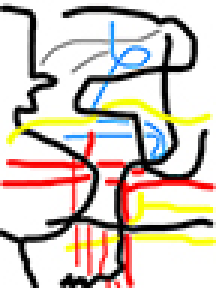
#> input picture inputs/doodle_xs.jpg, 72 x 96 px (shown 3 times larger)
$ python -i mode_flow.py   (imports and definitions only)   (older library calls are emulated)
#> lines starting #> are read from the running program, lines starting #| are printed output that depends on the picture
#> further down, picture is the input picture: shape (96, 72, 3); mean B, G, R 190.5, 199.7, 210.5
"""Mode C: Flow placement (opus musivum).

Structure-tensor-driven whole-surface placement. The entire surface is driven
by a single orientation field derived from the image — edge-following emerges
naturally from the structure tensor.
"""

import time

import cv2
import numpy as np

from .compositing import (
    sample_color_nearest, jitter_size, check_occupancy, crop_to_content,
    ROTATION_JITTER_SCALE,
)
from .flow_utils import generate_flow_seeds, trace_streamline
from .placements import Placement, render_placements


def compute_structure_tensor_field(input_image, sigma_integrate=4.0):
    """Compute dominant orientation from the image's structure tensor.

    Returns:
        orientation_deg: (H, W) float32, dominant orientation in degrees [-90, 90]
        coherence: (H, W) float32, orientation strength in [0, 1]
    """
#> called with sigma_integrate = 4
    gray = np.mean(input_image, axis=2).astype(np.float32)
    gray = cv2.GaussianBlur(gray, (0, 0), sigmaX=1.0)

    Ix = cv2.Sobel(gray, cv2.CV_32F, 1, 0, ksize=3)
    Iy = cv2.Sobel(gray, cv2.CV_32F, 0, 1, ksize=3)
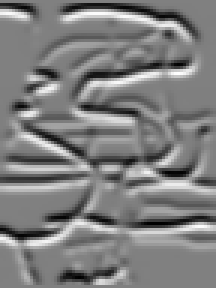
#> Iy: shape (96, 72) float32 (shown 3 times larger); min -598.8, max 594, mean -3.3; drawn with min black and max white

    J11 = Ix * Ix
    J12 = Ix * Iy
    J22 = Iy * Iy

    J11 = cv2.GaussianBlur(J11, (0, 0), sigmaX=sigma_integrate)
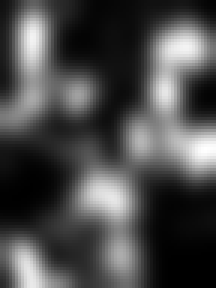
#> J11: shape (96, 72) float32 (shown 3 times larger); min 0.48, max 99099, mean 29221.8; drawn with min black and max white
    J12 = cv2.GaussianBlur(J12, (0, 0), sigmaX=sigma_integrate)
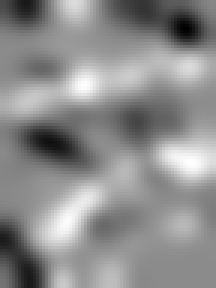
#> J12: shape (96, 72) float32 (shown 3 times larger); min -34134.9, max 28154.3, mean 326.5; drawn with min black and max white
    J22 = cv2.GaussianBlur(J22, (0, 0), sigmaX=sigma_integrate)
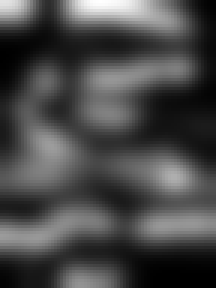
#> J22: shape (96, 72) float32 (shown 3 times larger); min 23.32, max 135817.9, mean 38787; drawn with min black and max white

    orientation_rad = 0.5 * np.arctan2(2.0 * J12, J11 - J22)
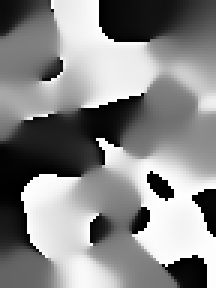
#> orientation_rad: shape (96, 72) float32 (shown 3 times larger); min -1.57, max 1.57, mean 0.111; drawn with min black and max white
    orientation_deg = np.degrees(orientation_rad)

    trace = J11 + J22 + 1e-8
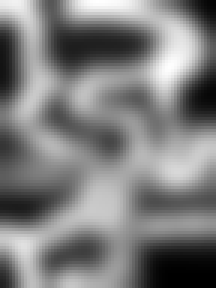
#> trace: shape (96, 72) float32 (shown 3 times larger); min 33.63, max 137889, mean 68008.8; drawn with min black and max white
    coherence = np.sqrt((J11 - J22)**2 + 4.0 * J12**2) / trace
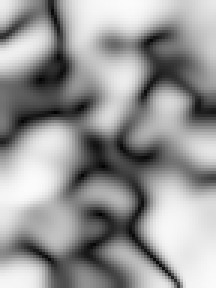
#> coherence: shape (96, 72) float32 (shown 3 times larger); min 0.005, max 0.987, mean 0.592
    coherence = np.clip(coherence, 0, 1)

    return orientation_deg, coherence


# [203 lines left out: functions upscale_angle_field, generate_surface_seeds, _plan_flow_tessera, _plan_flow, build_mosaic_flow, not called in this run]

>>> import cv2
>>> picture = cv2.imread('../inputs/doodle_xs.jpg')
>>> result = compute_structure_tensor_field(picture)
